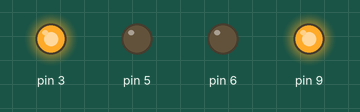
Recording of a sketch running on a simulated Arduino Uno, built with avr-gcc and run on an emulated ATmega328P. Parts: output pins drawn as LEDs (lit = HIGH).

Above: at 2.5 s.
At 5.2 s:
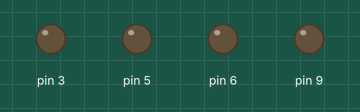
At 8.0 s:
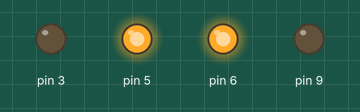
Timing chart, 0 to 14.3 s (numbered marks = the images above):
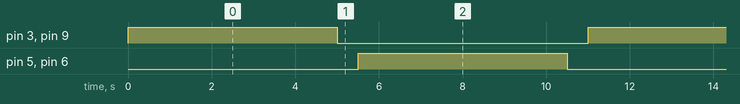

The sketch:

DRV8871.ino
```cpp
void setup()
{
  pinMode(3,OUTPUT);
  pinMode(5,OUTPUT);

  pinMode(6,OUTPUT);
  pinMode(9,OUTPUT);

}

void loop()
{
  digitalWrite(5,LOW);
  digitalWrite(3,HIGH);
  digitalWrite(6,LOW);
  digitalWrite(9,HIGH);
  delay(5000);
  digitalWrite(3,LOW);
  digitalWrite(5,LOW);
  digitalWrite(6,LOW);
  digitalWrite(9,LOW);
  delay(500);
  digitalWrite(3,LOW);
  digitalWrite(5,HIGH);
  digitalWrite(9,LOW);
  digitalWrite(6,HIGH);
  delay(5000);
  digitalWrite(3,LOW);
  digitalWrite(5,LOW);
  digitalWrite(6,LOW);
  digitalWrite(9,LOW);
  delay(500);


}
```

Measured:
- by itself, pin 3, pin 5, pin 6, pin 9: alternates HIGH for 5.0 s and LOW for 6.0 s
- by itself, everything shown: repeats every 11.0 s, in 4 steps
